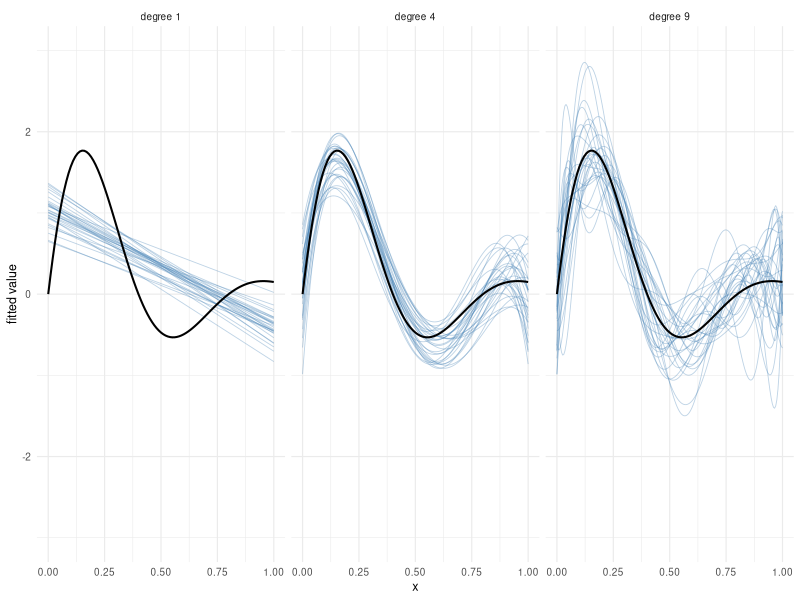
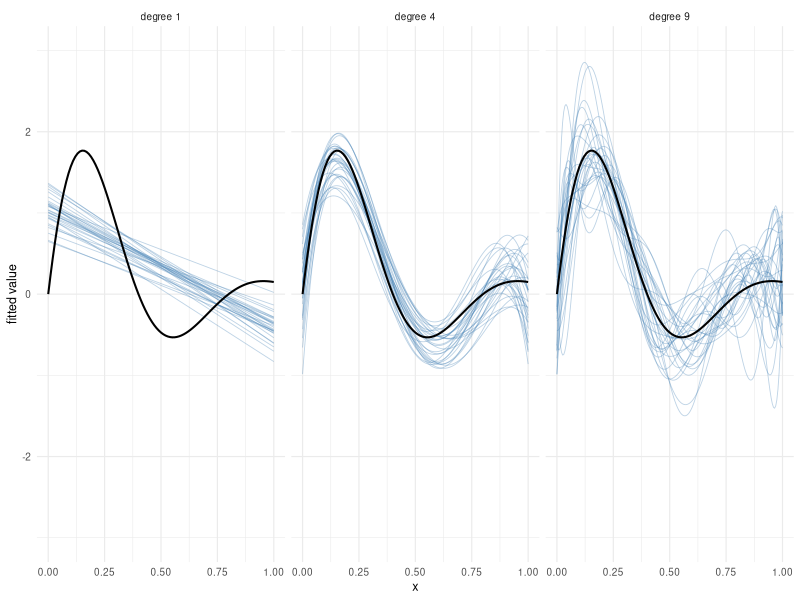

Here is the R script that generated these plots, in order:
library(tidyverse)

theme_set(
    theme_minimal(base_size = 9) +
        theme(
            plot.title = element_text(size = 8, face = "bold"),
            plot.background = element_rect(fill = "transparent", colour = NA),
            panel.background = element_rect(fill = "transparent", colour = NA),
            legend.background = element_rect(fill = "transparent", colour = NA))
)

set.seed(1)
f <- function(x) 3 * exp(-3 * x) * sin(2.5 * pi * x)     # true regression function
n <- 20; sigma <- 0.5
x_train <- seq(0, 1, length.out = n)                      # fixed feature values
x_grid <- tibble(x = seq(0, 1, length.out = 200))

fit_once <- function(degree, rep) {                       # one training set, one fitted curve
      train <- tibble(x = x_train, y = f(x_train) + rnorm(n, sd = sigma))
      fit <- lm(y ~ poly(x, degree), data = train)
      mutate(x_grid, fit = predict(fit, x_grid), degree = degree, rep = rep)
    }
fits <- expand_grid(degree = c(1, 4, 9), rep = 1:30) |>
      pmap_dfr(fit_once) |>
      mutate(panel = factor(paste("degree", degree), levels = paste("degree", c(1, 4, 9))))

p <- ggplot(fits, aes(x, fit, group = rep)) +
      geom_line(colour = "steelblue", alpha = 0.35, linewidth = 0.3) +
      geom_function(fun = f, inherit.aes = FALSE, colour = "black", linewidth = 0.7) +
      facet_wrap(~ panel) +
      coord_cartesian(ylim = c(-3, 3)) +
      labs(x = "x", y = "fitted value")

p

ggsave("reg_bv_fits.pdf", p, width = 6.0, height = 2.75, bg = "transparent")
